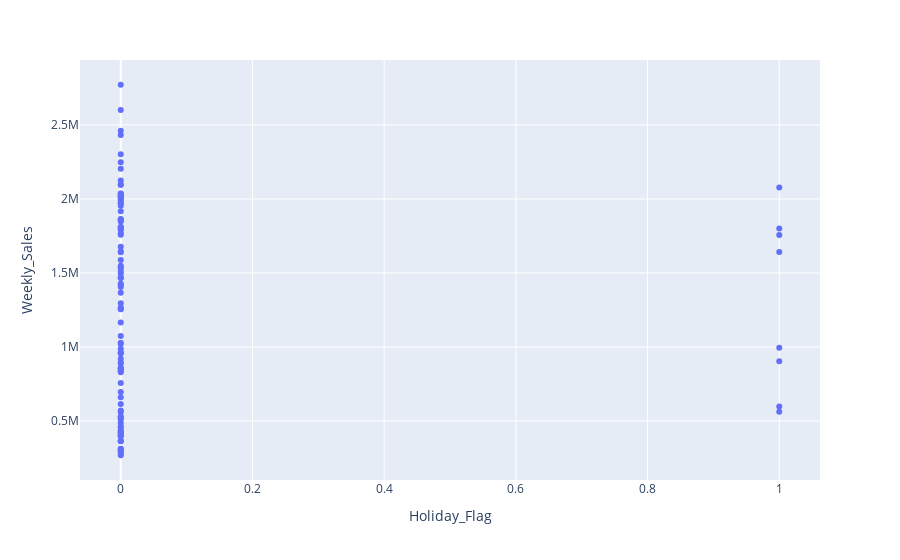

The code cell stored with this chart in its notebook:
### Code cell
px.scatter(data_frame=df_clean, x='Holiday_Flag', y='Weekly_Sales')
